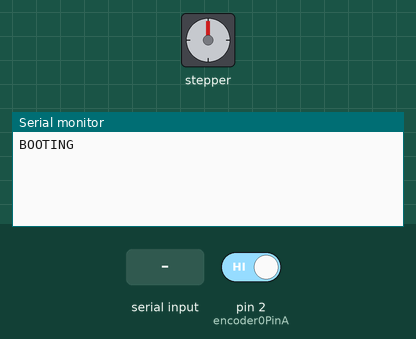
Recording of a sketch running on a simulated Arduino Uno, built with avr-gcc and run on an emulated ATmega328P. Parts: stepper motor, the last lines printed to the serial monitor. Wiring (inferred from the names in the program): stepper motor driver (200 steps per turn assumed): step pin 3; direction pin 6; enable pin 8. Inputs (shaded band) come from the test bench; at power-on: pin 2 (encoder0PinA) HIGH.

Above: at 1.2 s.
1.3 s: "#\n" received over Serial
At 1.9 s:
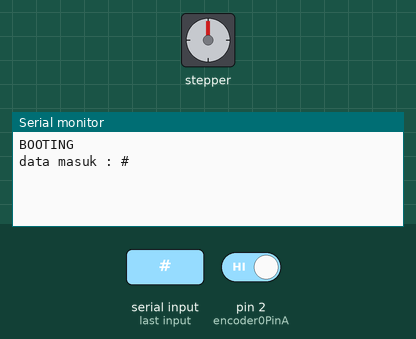
2.8 s: ",\n" received over Serial
At 4.0 s:
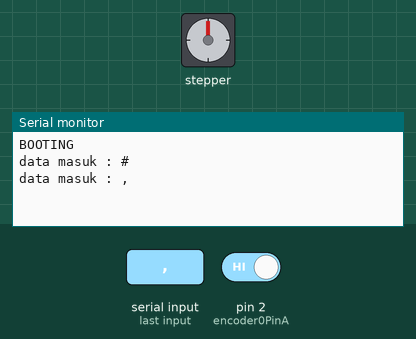
4.3 s: "*\n" received over Serial
At 5.4 s:
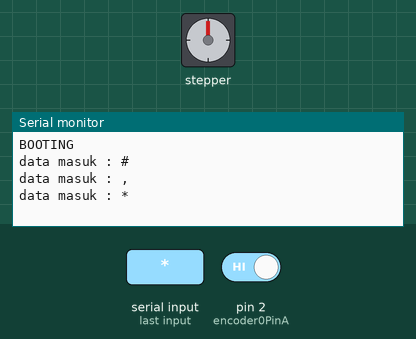

Measured:
- after the input at 1.3 s, the serial monitor: prints a new line at once (image 1)
- after the input at 2.8 s, the serial monitor: prints a new line at once (image 2)
- after the input at 4.3 s, the serial monitor: prints a new line at once (image 3)

The sketch:

stpenc.ino
```cpp
#define EN        8
#define Y_DIR     6
#define Y_STP     3
#define encoder0PinA  2
#define encoder0PinB  4
struct StepperEncoder
{
  volatile signed int value;
  bool dataOK;
} Enc;
struct StepperParser
{
  String dataIn;
  String dt[10];
  bool dataValid;
  bool start;
} Parse;
struct StepperMotor
{
  bool dataOK;
  int vel;
  int steps;
  bool dir;
  bool runs;
} Motor;


void EncoderInit() {
  Enc.dataOK = 0;
  Enc.value = 0;
  pinMode(encoder0PinA, INPUT);
  digitalWrite(encoder0PinA, HIGH);       // turn on pull-up resistor
  pinMode(encoder0PinB, INPUT);
  digitalWrite(encoder0PinB, HIGH);       // turn on pull-up resistor
  attachInterrupt(0, doEncoder, CHANGE);
}

void ParseInit() {
  Parse.dataIn = "";
  Parse.start = 0;
  Parse.dataValid = 0;
}

void StepperInit() {
  pinMode(Y_DIR, OUTPUT); pinMode(Y_STP, OUTPUT);
  pinMode(EN, OUTPUT);
  Motor.vel = 11000;
  Motor.steps = 0;
  Motor.dir = 0;
  Motor.runs = 0;
}

void setup() {
  // put your setup code here, to run once:
  EncoderInit();
  StepperInit();
  Serial.begin(9600);
  Serial.println("BOOTING");
}
void doEncoder() {
  if (digitalRead(encoder0PinA) == digitalRead(encoder0PinB)) {
    Enc.value++;
  } else {
    Enc.value--;
  }
  Enc.dataOK = 1;
}

void step(boolean dir, byte dirPin, byte stepperPin, int steps)
{
  digitalWrite(dirPin, dir);
  delay(10);
  for (int i = 0; i < steps; i++) {

    digitalWrite(stepperPin, HIGH);
    delayMicroseconds(Motor.vel);
    digitalWrite(stepperPin, LOW);
    delayMicroseconds(Motor.vel);
//    Serial.print("Encoder :");
//    Serial.print(Enc.value / 2, DEC);
//    Serial.print(", Step :");
//    Serial.println(i);
  }
}
void loop() {
  //    put your main code here, to run repeatedly:
  while (Serial.available() > 0)
  {
    char inChar = (char)Serial.read();
    Parse.dataIn += inChar;
    if (inChar == '\n')
      Parse.start = true;
  }
  if (Parse.start)
  {
    parsingData();
    Parse.start = false;
  }
  if(Motor.runs){
  Serial.println("Motor Running..");
  step(Motor.dir, Y_DIR, Y_STP, Motor.steps);
  Motor.runs=0;
  }
}
void parsingData()
{
  int j = 0;
  //kirim data yang telah diterima sebelumnya
  Serial.print("data masuk : ");
  Serial.print(Parse.dataIn);
  Serial.print("\n");
  //inisialisasi variabel, (reset isi variabel)
  Parse.dt[j] = "";
  //proses parsing data
  for (int i = 1; i < Parse.dataIn.length(); i++)
  {
    //pengecekan tiap karakter dengan karakter (#) dan (,)
    if ((Parse.dataIn[i] == '#') || (Parse.dataIn[i] == ','))
    {
      //increment variabel j, digunakan untuk merubah index array penampung
      j++;
      Parse.dt[j] = "";
    }
    else
    {
      //proses tampung data saat pengecekan karakter selesai.
      Parse.dt[j] = Parse.dt[j] + Parse.dataIn[i];
    }
  }
  //auth
  if (Parse.dataIn[0] == '*' && Parse.dataIn[Parse.dataIn.length() - 2] == '#') {
    Motor.steps=Parse.dt[1].toInt();
    Motor.vel=11000-(Parse.dt[2].toInt()*100);
    Parse.dataValid = 1;
    Serial.print(Parse.dt[0]);
    Serial.print(",");
    Serial.print(Parse.dt[1]);
    Serial.print(",");
    Serial.print(Motor.vel);
    Serial.println("%");
  }
  switch(Parse.dt[0].toInt()){
    case 1:
    Motor.dir = 1;
    Motor.runs = 1;
    break;
    case 2:
    Motor.dir = 0;
    Motor.runs = 1;
    break;
    case 0:
    Motor.runs = 0;
    break;
    default:
    Motor.runs = 0;
  }
  Parse.dataIn="";
}
```
